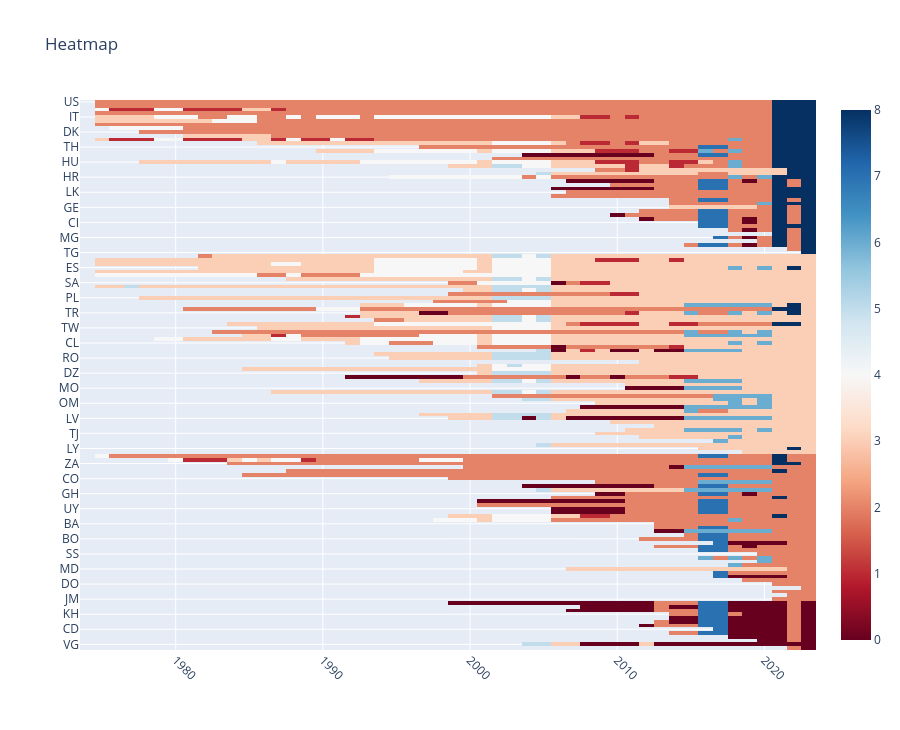

Here is the notebook cell this chart was saved with:
### Code cell
# year_sort = 2018
y_label = df_dyn_mapping_yearly.query("year == @year").sort_values(["cluster", "total_articles"], ascending=False).country.to_list()

df_plot = (
    df_map_analysis
    # .query("cluster == @cluster")
    .assign(cluster_str=lambda df: df.cluster.astype(str))
    .pivot(index="country", columns="year", values="cluster_str")

    # .replace({cluster: 1})
    # .fillna(0)
)
uf.plotly_heatmap(df_plot.loc[y_label], x_labels=df_plot.columns, y_labels=y_label, line_height=5, y_type="country")

### Figure 1 — Plotly figure (JSON) as saved in the notebook; plotly's stock layout.template omitted (floating-point values rounded to 4 significant figures; data arrays with more than 128 entries replaced by an {"elided": "..."} marker saying what was removed)
{"data": [{"colorscale": [[0, "rgb(103,0,31)"], [0.1, "rgb(178,24,43)"], [0.2, "rgb(214,96,77)"], [0.3, "rgb(244,165,130)"], [0.4, "rgb(253,219,199)"], [0.5, "rgb(247,247,247)"], [0.6, "rgb(209,229,240)"], [0.7, "rgb(146,197,222)"], [0.8, "rgb(67,147,195)"], [0.9, "rgb(33,102,172)"], [1, "rgb(5,48,97)"]], "customdata": {"elided": "146x50x2 mixed values"}, "hovertemplate": "<b>X: </b>%{customdata[0]}<br><b>Y: </b>%{customdata[1]}<br><b>Z: </b> %{z:.3f}<br><extra></extra>", "type": "heatmap", "x": [1974, 1975, 1976, 1977, 1978, 1979, 1980, 1981, 1982, 1983, 1984, 1985, 1986, 1987, 1988, 1989, 1990, 1991, 1992, 1993, 1994, 1995, 1996, 1997, 1998, 1999, 2000, 2001, 2002, 2003, 2004, 2005, 2006, 2007, 2008, 2009, 2010, 2011, 2012, 2013, 2014, 2015, 2016, 2017, 2018, 2019, 2020, 2021, 2022, 2023], "y": {"elided": "146 str values"}, "z": {"elided": "146x50 str values"}}], "layout": {"height": 730, "title": {"text": "Heatmap"}, "xaxis": {"automargin": true, "tickangle": 45}, "yaxis": {"automargin": true, "autorange": "reversed"}}}
